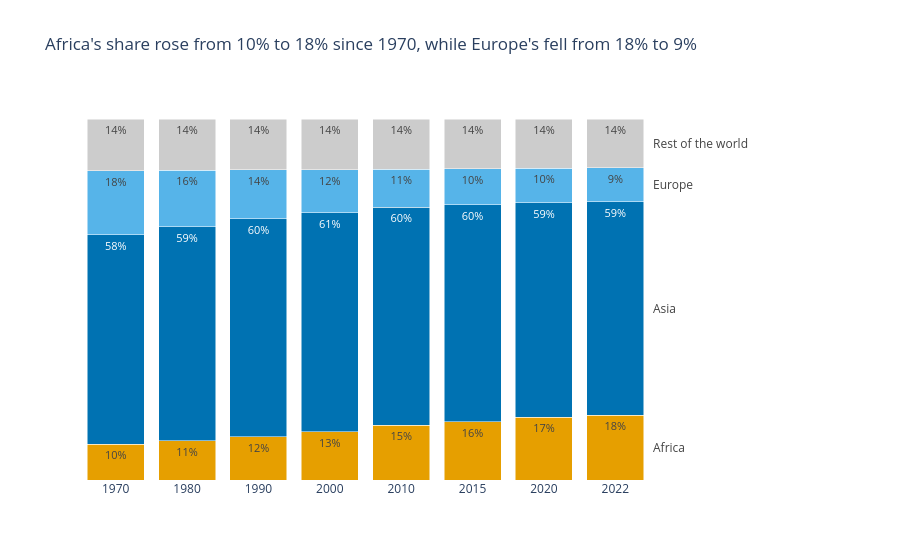

The cell this chart's notebook holds for it:
### Markdown cell above
**Chart choice & justification:**

Shares of a whole over time call for a 100% stacked bar chart, since the segments always add up to 100% and the shift between groups is easy to read. Years are treated as categories because the gaps are uneven (10 years, then 5, then 2). Africa is the accent, Asia and Europe get muted colours, and the rest is grey. Group names are direct labels at the right edge, and percentages are inside the segments.

### Code cell
d = df_long.copy()
d['Group'] = np.where(d.Continent.isin(['Africa', 'Asia', 'Europe']), d.Continent, 'Rest of the world')
s = d.groupby(['Year', 'Group'], as_index=False)['Population'].sum()
s['Share'] = s['Population'] / s.groupby('Year')['Population'].transform('sum') * 100
s['Year'] = s['Year'].astype(str)

order = ['Africa', 'Asia', 'Europe', 'Rest of the world']
cmap = {'Africa': '#E69F00', 'Asia': '#0072B2', 'Europe': '#56B4E9', 'Rest of the world': '#CCCCCC'}

af = s[s.Group == 'Africa'].set_index('Year')['Share']
eu = s[s.Group == 'Europe'].set_index('Year')['Share']

fig = px.bar(s, x='Year', y='Share', color='Group', color_discrete_map=cmap,
             category_orders={'Group': order}, text=s['Share'].round(0).astype(int).astype(str) + '%',
             template='plotly_white',
             title=f"Africa's share rose from {af['1970']:.0f}% to {af['2022']:.0f}% since 1970, "
                   f"while Europe's fell from {eu['1970']:.0f}% to {eu['2022']:.0f}%")
fig.update_traces(textposition='inside', textfont_size=11)
fig.update_layout(barmode='stack', showlegend=False, margin=dict(r=150),
                  xaxis_title=None, yaxis_title=None, yaxis_visible=False)

last = s[s.Year == '2022'].set_index('Group').loc[order]
mid = last.Share.cumsum() - last.Share / 2
for grp, y in mid.items():
    fig.add_annotation(x=7.5, y=y, text=grp, showarrow=False, xanchor='left',
                       font=dict(size=12, color='#444'))
fig.update_xaxes(showgrid=False)
fig.show()

### Figure 1 — Plotly figure (JSON) as saved in the notebook; plotly's stock layout.template omitted (floating-point values rounded to 4 significant figures)
{"data": [{"hovertemplate": "Group=Africa<br>Year=%{x}<br>Share=%{y}<br>text=%{text}<extra></extra>", "legendgroup": "Africa", "marker": {"color": "#E69F00", "pattern": {"shape": ""}}, "name": "Africa", "orientation": "v", "showlegend": true, "text": ["10%", "11%", "12%", "13%", "15%", "16%", "17%", "18%"], "textfont": {"size": 11}, "textposition": "inside", "type": "bar", "x": ["1970", "1980", "1990", "2000", "2010", "2015", "2020", "2022"], "xaxis": "x", "y": [9.893, 10.84, 12.01, 13.32, 15.11, 16.18, 17.36, 17.89], "yaxis": "y"}, {"hovertemplate": "Group=Asia<br>Year=%{x}<br>Share=%{y}<br>text=%{text}<extra></extra>", "legendgroup": "Asia", "marker": {"color": "#0072B2", "pattern": {"shape": ""}}, "name": "Asia", "orientation": "v", "showlegend": true, "text": ["58%", "59%", "60%", "61%", "60%", "60%", "59%", "59%"], "textfont": {"size": 11}, "textposition": "inside", "type": "bar", "x": ["1970", "1980", "1990", "2000", "2010", "2015", "2020", "2022"], "xaxis": "x", "y": [58.06, 59.32, 60.41, 60.76, 60.43, 60.05, 59.48, 59.21], "yaxis": "y"}, {"hovertemplate": "Group=Europe<br>Year=%{x}<br>Share=%{y}<br>text=%{text}<extra></extra>", "legendgroup": "Europe", "marker": {"color": "#56B4E9", "pattern": {"shape": ""}}, "name": "Europe", "orientation": "v", "showlegend": true, "text": ["18%", "16%", "14%", "12%", "11%", "10%", "10%", "9%"], "textfont": {"size": 11}, "textposition": "inside", "type": "bar", "x": ["1970", "1980", "1990", "2000", "2010", "2015", "2020", "2022"], "xaxis": "x", "y": [17.76, 15.59, 13.55, 11.81, 10.53, 9.987, 9.514, 9.32], "yaxis": "y"}, {"hovertemplate": "Group=Rest of the world<br>Year=%{x}<br>Share=%{y}<br>text=%{text}<extra></extra>", "legendgroup": "Rest of the world", "marker": {"color": "#CCCCCC", "pattern": {"shape": ""}}, "name": "Rest of the world", "orientation": "v", "showlegend": true, "text": ["14%", "14%", "14%", "14%", "14%", "14%", "14%", "14%"], "textfont": {"size": 11}, "textposition": "inside", "type": "bar", "x": ["1970", "1980", "1990", "2000", "2010", "2015", "2020", "2022"], "xaxis": "x", "y": [14.29, 14.25, 14.02, 14.1, 13.93, 13.79, 13.65, 13.57], "yaxis": "y"}], "layout": {"annotations": [{"font": {"color": "#444", "size": 12}, "showarrow": false, "text": "Africa", "x": 7.5, "xanchor": "left", "y": 8.947}, {"font": {"color": "#444", "size": 12}, "showarrow": false, "text": "Asia", "x": 7.5, "xanchor": "left", "y": 47.5}, {"font": {"color": "#444", "size": 12}, "showarrow": false, "text": "Europe", "x": 7.5, "xanchor": "left", "y": 81.77}, {"font": {"color": "#444", "size": 12}, "showarrow": false, "text": "Rest of the world", "x": 7.5, "xanchor": "left", "y": 93.21}], "barmode": "stack", "legend": {"title": {"text": "Group"}, "tracegroupgap": 0}, "margin": {"r": 150}, "showlegend": false, "title": {"text": "Africa's share rose from 10% to 18% since 1970, while Europe's fell from 18% to 9%"}, "xaxis": {"anchor": "y", "domain": [0.0, 1.0], "showgrid": false, "title": {}}, "yaxis": {"anchor": "x", "domain": [0.0, 1.0], "title": {}, "visible": false}}}
